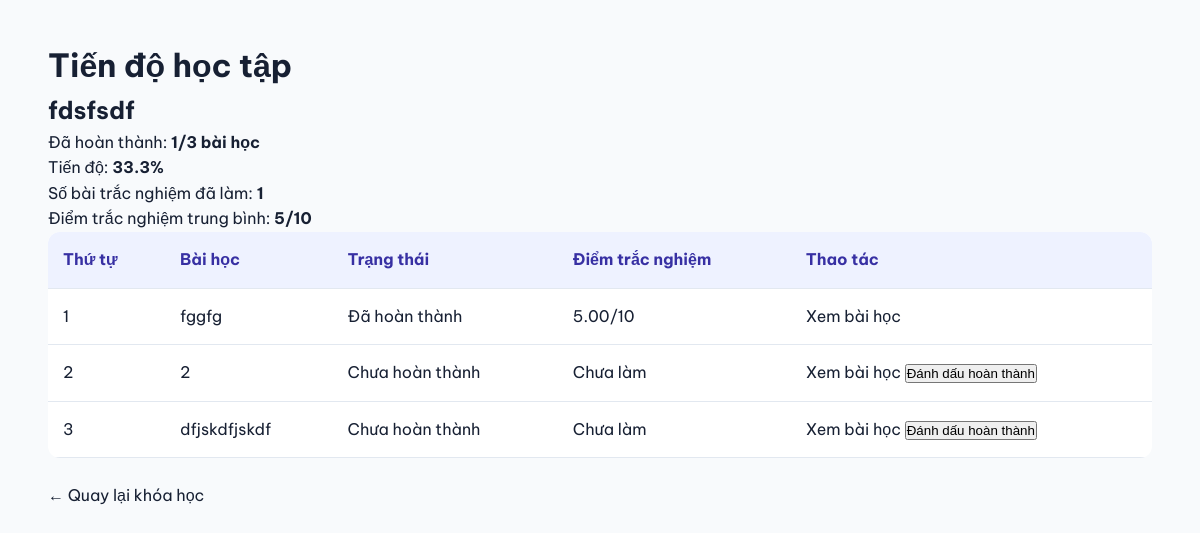
The page /student/progress.php?course_id=12 (signed in) on the database its author committed.
### tables this page shows
CREATE TABLE `courses` (
  `id` int(11) NOT NULL,
  `teacher_id` int(11) DEFAULT NULL,
  `category` varchar(100) NOT NULL,
  `title` varchar(255) NOT NULL,
  `description` text DEFAULT NULL,
  `icon` varchar(20) DEFAULT '?',
  `color` varchar(20) DEFAULT 'blue',
  `students` int(11) DEFAULT 0,
  `teacher_name` varchar(100) DEFAULT NULL,
  `status` enum('draft','pending','approved','rejected') DEFAULT 'draft',
  `created_at` timestamp NOT NULL DEFAULT current_timestamp()
);

CREATE TABLE `lessons` (
  `id` int(11) NOT NULL,
  `course_id` int(11) NOT NULL,
  `title` varchar(255) NOT NULL,
  `content` text DEFAULT NULL,
  `video_url` varchar(500) DEFAULT NULL,
  `lesson_order` int(11) NOT NULL DEFAULT 1,
  `created_at` timestamp NOT NULL DEFAULT current_timestamp()
);

CREATE TABLE `quiz_attempts` (
  `id` int(11) NOT NULL,
  `quiz_id` int(11) NOT NULL,
  `student_id` int(11) NOT NULL,
  `correct_count` int(11) NOT NULL,
  `total_questions` int(11) NOT NULL,
  `score` decimal(5,2) NOT NULL,
  `submitted_at` timestamp NOT NULL DEFAULT current_timestamp()
);

### student/progress.php (the view, shortened to what this page needs)
<?php
require_once __DIR__ . "/../includes/auth.php";
$studentId = (int)$_SESSION["user_id"];
function e($v) {
    return htmlspecialchars(
        (string)$v, ENT_QUOTES, "UTF-8"
    );
}
$courseId = filter_input(
    INPUT_GET, "course_id", FILTER_VALIDATE_INT
);
$stmt = $pdo->prepare(
    "SELECT c.id, c.title
     FROM courses c
     JOIN enrollments e ON e.course_id = c.id
     WHERE c.id = ?
       AND e.student_id = ?
       AND c.status = 'approved'"
);
$stmt->execute([$courseId, $studentId]);
$course = $stmt->fetch(PDO::FETCH_ASSOC);
$stmt = $pdo->prepare(
    "SELECT
        l.id,
        l.title,
        l.lesson_order,
        p.completed_at,
        q.id AS quiz_id,
        a.score
     FROM lessons l
     LEFT JOIN lesson_progress p
       ON p.lesson_id = l.id
       AND p.student_id = ?
     LEFT JOIN quizzes q
       ON q.lesson_id = l.id
     LEFT JOIN quiz_attempts a
       ON a.quiz_id = q.id
       AND a.student_id = ?
     WHERE l.course_id = ?
     ORDER BY l.lesson_order, l.id"
);
$stmt->execute([$studentId, $studentId, $courseId]);
$lessons = $stmt->fetchAll(PDO::FETCH_ASSOC);
$total = count($lessons);
$completed = 0;
$quizDone = 0;
$scoreSum = 0;
foreach ($lessons as $lesson) {
    if ($lesson["completed_at"] !== null) {
        $completed++;
    }
    if ($lesson["score"] !== null) {
        $quizDone++;
        $scoreSum += (float)$lesson["score"];
    }
}
$percent = $total > 0
    ? round($completed * 100 / $total, 1)
    : 0;
$average = $quizDone > 0
    ? round($scoreSum / $quizDone, 2)
    : null;
?>
<!DOCTYPE html>
<html lang="vi">
<head>
<link rel="stylesheet" href="../assets/css/style.css">
</head>
<body>
<div class="container" style="padding:40px 0">
<h1>Tiến độ học tập</h1>
<h2><?= e($course["title"]) ?></h2>
<p>Đã hoàn thành: <strong>
<?= $completed ?>/<?= $total ?> bài học
</strong></p>
<p>Tiến độ: <strong><?= $percent ?>%</strong></p>
<p>Số bài trắc nghiệm đã làm:
<strong><?= $quizDone ?></strong></p>
<p>Điểm trắc nghiệm trung bình:
<strong>
<?= $average === null ? "Chưa có" : $average . "/10" ?>
</strong></p>
<table class="data-table">
<thead>
<tr>
<th>Thứ tự</th>
<th>Bài học</th>
<th>Trạng thái</th>
<th>Điểm trắc nghiệm</th>
<th>Thao tác</th>
</tr>
</thead>
<tbody>
<?php foreach ($lessons as $lesson): ?>
<tr>
<td><?= (int)$lesson["lesson_order"] ?></td>
<td><?= e($lesson["title"]) ?></td>
<td>
<?= $lesson["completed_at"] !== null
    ? "Đã hoàn thành"
    : "Chưa hoàn thành" ?>
</td>
<td>
<?= $lesson["score"] !== null
    ? e($lesson["score"]) . "/10"
    : "Chưa làm" ?>
</td>
<td>
<a href="lesson.php?lesson_id=<?= (int)$lesson["id"] ?>">
 Xem bài học
</a>
<?php if ($lesson["completed_at"] === null): ?>
<form method="POST" style="display:inline-block">
<button type="submit">Đánh dấu hoàn thành</button>
</form>
<?php endif; ?>
</td>
</tr>
<?php endforeach; ?>
</tbody>
</table>
<p style="margin-top:25px">
<a href="course.php?course_id=<?= $courseId ?>">
 ← Quay lại khóa học
</a>
</p>
</div>
</body>
</html>

### assets/css/style.css (style rules this page uses)
:root { --primary: #4f46e5; --primary-dark: #3730a3; --text: #172033; --muted: #64748b; --background: #f8fafc; }
* { margin: 0; padding: 0; box-sizing: border-box; }
html { scroll-behavior: smooth; }
body { font-family: 'Be Vietnam Pro', Arial, sans-serif; background: var(--background); color: var(--text); line-height: 1.6; }
a { text-decoration: none; color: inherit; }
.container { width: min(1150px, 92%); margin: 0 auto; }
.data-table { width: 100%; border-collapse: collapse; background: white; border-radius: 12px; overflow: hidden; }
.data-table th, .data-table td { padding: 15px; text-align: left; border-bottom: 1px solid #e2e8f0; }
.data-table th { background: #eef2ff; color: #3730a3; }

### rows shown on the page
courses: title "fdsfsdf"
lessons: lesson_order "1", title "fggfg", shows "Đã hoàn thành", quiz_attempts.score "5.00"
lessons: lesson_order "2", title "2", shows "Chưa hoàn thành", shows "Chưa làm"
lessons: lesson_order "3", title "dfjskdfjskdf", shows "Chưa hoàn thành", shows "Chưa làm"

### other values the page prints
$completed "1"
$total "3"
$percent "33.3"
$quizDone "1"
$average "5"
